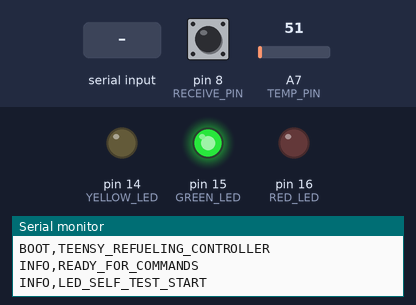
Bench run of a sketch on a simulated Arduino Nano, built with avr-gcc and run on an emulated ATmega328P. On the bench: output pins drawn as LEDs (lit = HIGH), the last lines printed to the serial monitor. Inputs (shaded band) come from the test bench; at power-on: pin 8 (RECEIVE_PIN) HIGH, A7 (TEMP_PIN) = 51.

Above: at 0.5 s.
At 1.3 s:
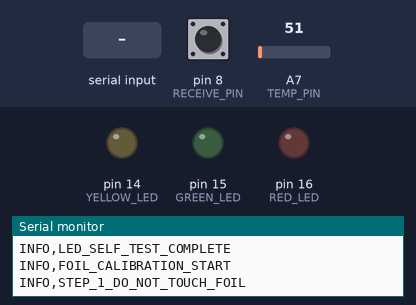
At 12.4 s:
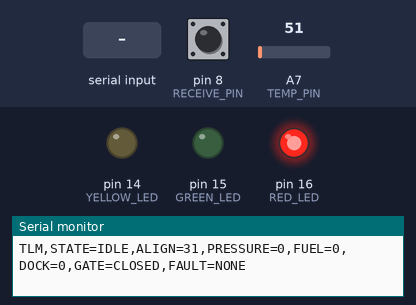
12.5 s: "PING\n" received over Serial
14.0 s: "GET_LOG\n" received over Serial
15.5 s: "RESET\n" received over Serial
Timing chart, 0 to 18.5 s (numbered marks = the images above; inputs shaded):
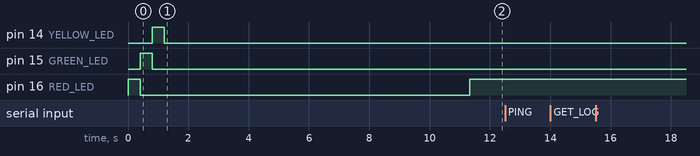

The sketch:

TeensyRefuelingController.ino
```cpp
#include <CapacitiveSensor.h>
#include <string.h>
#include <ctype.h>

// ======================================================
// Hardware Pin Mapping
// ======================================================

// Foil capacitive sensor: simulated docking alignment
#define SEND_PIN 17
#define RECEIVE_PIN 8

// Temperature sensor used as simulated pressure input
#define TEMP_PIN A7

// LEDs
#define RED_LED 16      // ABORT / FAULT
#define GREEN_LED 15    // SAFE / NORMAL
#define YELLOW_LED 14   // WARNING / ACTIVE / CHECKING

// ======================================================
// Controller Constants
// ======================================================

#define MAX_LOGS 12
#define MAX_LINE 128

#define ALIGNMENT_MIN_SAFE 80
#define PRESSURE_MIN_SAFE 25
#define PRESSURE_MAX_SAFE 32

#define REFUEL_UPDATE_INTERVAL_MS 700

// ======================================================
// Capacitive Sensor
// ======================================================

CapacitiveSensor capSensor = CapacitiveSensor(SEND_PIN, RECEIVE_PIN);

long sensorMin = 999999;
long sensorMax = 0;

// ======================================================
// State Machine
// ======================================================

typedef enum {
  STATE_IDLE,
  STATE_APPROACH,
  STATE_ALIGNMENT_CHECK,
  STATE_DOCK_LOCKED,
  STATE_GATE_OPEN,
  STATE_PRESSURE_CHECK,
  STATE_REFUELING,
  STATE_COMPLETE,
  STATE_ABORT,
  STATE_SAFE,
  STATE_FAULT
} SystemState;

typedef struct {
  SystemState state;
  int alignment;
  int pressure;
  int fuel;
  int dockLocked;
  int gateOpen;
  char faultCause[64];

  char eventLog[MAX_LOGS][96];
  int logCount;

  unsigned long lastFuelUpdate;
} RefuelingController;

RefuelingController controller;
char inputBuffer[MAX_LINE];
int inputIndex = 0;

// ======================================================
// Helper Functions
// ======================================================

const char* stateToString(SystemState state) {
  switch (state) {
    case STATE_IDLE: return "IDLE";
    case STATE_APPROACH: return "APPROACH";
    case STATE_ALIGNMENT_CHECK: return "ALIGNMENT_CHECK";
    case STATE_DOCK_LOCKED: return "DOCK_LOCKED";
    case STATE_GATE_OPEN: return "GATE_OPEN";
    case STATE_PRESSURE_CHECK: return "PRESSURE_CHECK";
    case STATE_REFUELING: return "REFUELING";
    case STATE_COMPLETE: return "COMPLETE";
    case STATE_ABORT: return "ABORT";
    case STATE_SAFE: return "SAFE";
    case STATE_FAULT: return "FAULT";
    default: return "UNKNOWN";
  }
}

void toUpperCase(char* text) {
  for (int i = 0; text[i] != '\0'; i++) {
    text[i] = (char)toupper((unsigned char)text[i]);
  }
}

void trimNewline(char* text) {
  size_t len = strlen(text);

  while (len > 0 && (text[len - 1] == '\n' || text[len - 1] == '\r')) {
    text[len - 1] = '\0';
    len--;
  }
}

void addEvent(RefuelingController* controller, const char* eventText) {
  if (controller->logCount < MAX_LOGS) {
    snprintf(controller->eventLog[controller->logCount], 96, "%s", eventText);
    controller->logCount++;
  } else {
    for (int i = 1; i < MAX_LOGS; i++) {
      snprintf(controller->eventLog[i - 1], 96, "%s", controller->eventLog[i]);
    }

    snprintf(controller->eventLog[MAX_LOGS - 1], 96, "%s", eventText);
  }
}

void splitCommand(char* input, char* command, char* argument) {
  command[0] = '\0';
  argument[0] = '\0';

  char* token = strtok(input, " ");

  if (token != NULL) {
    snprintf(command, 64, "%s", token);
  }

  token = strtok(NULL, " ");

  if (token != NULL) {
    snprintf(argument, 64, "%s", token);
  }
}

// ======================================================
// Sensor Reading
// ======================================================

void calibrateSensorMin() {
  long startTime = millis();

  while (millis() - startTime < 3000) {
    long value = capSensor.capacitiveSensor(50);

    if (value > 0 && value < sensorMin) {
      sensorMin = value;
    }

    delay(50);
  }

  Serial.print("INFO,SENSOR_MIN=");
  Serial.println(sensorMin);
}

void calibrateSensorMax() {
  long startTime = millis();

  while (millis() - startTime < 3000) {
    long value = capSensor.capacitiveSensor(50);

    if (value > sensorMax) {
      sensorMax = value;
    }

    delay(50);
  }

  Serial.print("INFO,SENSOR_MAX=");
  Serial.println(sensorMax);
}

void calibrateFoilSensor() {
  Serial.println("INFO,FOIL_CALIBRATION_START");
  Serial.println("INFO,STEP_1_DO_NOT_TOUCH_FOIL");
  delay(2000);
  calibrateSensorMin();

  Serial.println("INFO,STEP_2_TOUCH_AND_HOLD_FOIL");
  delay(2000);
  calibrateSensorMax();

  if (sensorMax <= sensorMin) {
    Serial.println("WARN,FOIL_CALIBRATION_INVALID_USING_FALLBACK");
    sensorMin = 0;
    sensorMax = 1000;
  }

  Serial.println("INFO,FOIL_CALIBRATION_COMPLETE");
  Serial.print("INFO,FINAL_SENSOR_MIN=");
  Serial.println(sensorMin);
  Serial.print("INFO,FINAL_SENSOR_MAX=");
  Serial.println(sensorMax);
}

int readAlignmentSensor() {
  long raw = capSensor.capacitiveSensor(50);
  long limitedRaw = constrain(raw, sensorMin, sensorMax);

  // Far / not touching = lower alignment
  // Close / touching = higher alignment
  int alignment = map(limitedRaw, sensorMin, sensorMax, 30, 100);
  alignment = constrain(alignment, 0, 100);

  return alignment;
}

int readPressureSensor() {
  float code = analogRead(TEMP_PIN);

  // Original temperature conversion formula.
  // In this prototype, the value is used as simulated pressure.
  float celsius = 25 + (code - 512) / 11.3;

  int pressure = (int)celsius;
  pressure = constrain(pressure, 0, 100);

  return pressure;
}

void updateSensorInputs(RefuelingController* controller) {
  controller->alignment = readAlignmentSensor();
  controller->pressure = readPressureSensor();
}

// ======================================================
// LEDs
// ======================================================

void turnOffAllLEDs() {
  digitalWrite(RED_LED, LOW);
  digitalWrite(GREEN_LED, LOW);
  digitalWrite(YELLOW_LED, LOW);
}

void updateLEDs(const RefuelingController* controller) {
  turnOffAllLEDs();

  if (controller->state == STATE_ABORT || controller->state == STATE_FAULT) {
    digitalWrite(RED_LED, HIGH);
    return;
  }

  if (controller->alignment < ALIGNMENT_MIN_SAFE ||
      controller->pressure < PRESSURE_MIN_SAFE ||
      controller->pressure > PRESSURE_MAX_SAFE) {
    digitalWrite(RED_LED, HIGH);
    return;
  }

  if (controller->state == STATE_REFUELING ||
      controller->state == STATE_APPROACH ||
      controller->state == STATE_ALIGNMENT_CHECK ||
      controller->state == STATE_DOCK_LOCKED ||
      controller->state == STATE_GATE_OPEN ||
      controller->state == STATE_PRESSURE_CHECK) {
    digitalWrite(YELLOW_LED, HIGH);
    return;
  }

  digitalWrite(GREEN_LED, HIGH);
}

void testLEDs() {
  Serial.println("INFO,LED_SELF_TEST_START");

  digitalWrite(RED_LED, HIGH);
  delay(400);
  digitalWrite(RED_LED, LOW);

  digitalWrite(GREEN_LED, HIGH);
  delay(400);
  digitalWrite(GREEN_LED, LOW);

  digitalWrite(YELLOW_LED, HIGH);
  delay(400);
  digitalWrite(YELLOW_LED, LOW);

  Serial.println("INFO,LED_SELF_TEST_COMPLETE");
}

// ======================================================
// Controller State Functions
// ======================================================

void initializeController(RefuelingController* controller) {
  controller->state = STATE_IDLE;
  controller->alignment = 85;
  controller->pressure = 40;
  controller->fuel = 0;
  controller->dockLocked = 0;
  controller->gateOpen = 0;
  controller->logCount = 0;
  snprintf(controller->faultCause, sizeof(controller->faultCause), "NONE");
  controller->lastFuelUpdate = millis();

  addEvent(controller, "SYSTEM_BOOT");
}

void resetToSafe(RefuelingController* controller) {
  controller->state = STATE_SAFE;
  controller->fuel = 0;
  controller->dockLocked = 0;
  controller->gateOpen = 0;
  snprintf(controller->faultCause, sizeof(controller->faultCause), "NONE");
  controller->lastFuelUpdate = millis();

  addEvent(controller, "RESET_TO_SAFE");
}

void sendTelemetry(const RefuelingController* controller) {
  Serial.print("TLM,STATE=");
  Serial.print(stateToString(controller->state));

  Serial.print(",ALIGN=");
  Serial.print(controller->alignment);

  Serial.print(",PRESSURE=");
  Serial.print(controller->pressure);

  Serial.print(",FUEL=");
  Serial.print(controller->fuel);

  Serial.print(",DOCK=");
  Serial.print(controller->dockLocked);

  Serial.print(",GATE=");
  Serial.print(controller->gateOpen ? "OPEN" : "CLOSED");

  Serial.print(",FAULT=");
  Serial.println(controller->faultCause);
}

void printLog(const RefuelingController* controller) {
  Serial.println("LOG,BEGIN");

  for (int i = 0; i < controller->logCount; i++) {
    Serial.print("LOG,");
    Serial.print(i + 1);
    Serial.print(",");
    Serial.println(controller->eventLog[i]);
  }

  Serial.println("LOG,END");
}

void enterAbort(RefuelingController* controller, const char* cause) {
  controller->state = STATE_ABORT;
  controller->gateOpen = 0;
  snprintf(controller->faultCause, sizeof(controller->faultCause), "%s", cause);

  char logMessage[96];
  snprintf(logMessage, sizeof(logMessage), "ABORT_%s", cause);
  addEvent(controller, logMessage);

  Serial.print("ACK,ABORT_ENTERING_SAFE_MODE,CAUSE=");
  Serial.println(cause);
}

void enterFault(RefuelingController* controller, const char* cause) {
  controller->state = STATE_FAULT;
  controller->gateOpen = 0;
  snprintf(controller->faultCause, sizeof(controller->faultCause), "%s", cause);

  char logMessage[96];
  snprintf(logMessage, sizeof(logMessage), "FAULT_%s", cause);
  addEvent(controller, logMessage);

  Serial.print("FAULT,");
  Serial.println(cause);
}

void updateRefueling(RefuelingController* controller) {
  if (controller->state != STATE_REFUELING) {
    return;
  }

  unsigned long now = millis();

  if (now - controller->lastFuelUpdate >= REFUEL_UPDATE_INTERVAL_MS) {
    controller->lastFuelUpdate = now;

    if (controller->fuel < 100) {
      controller->fuel += 5;
    }

    if (controller->fuel >= 100) {
      controller->fuel = 100;
      controller->gateOpen = 0;
      controller->state = STATE_COMPLETE;
      addEvent(controller, "REFUELING_COMPLETE");
      Serial.println("ACK,REFUELING_COMPLETE");
    }
  }
}

// ======================================================
// Command Handling
// ======================================================

void handleCommand(RefuelingController* controller, char* input) {
  trimNewline(input);
  toUpperCase(input);

  char command[64];
  char argument[64];

  splitCommand(input, command, argument);

  if (strlen(command) == 0) {
    Serial.println("ERR,EMPTY_COMMAND");
    return;
  }

  if (strcmp(command, "PING") == 0) {
    Serial.println("ACK,PING");
    return;
  }

  if (strcmp(command, "GET_STATUS") == 0) {
    sendTelemetry(controller);
    return;
  }

  if (strcmp(command, "GET_LOG") == 0) {
    printLog(controller);
    return;
  }

  if (strcmp(command, "RESET") == 0) {
    resetToSafe(controller);
    Serial.println("ACK,RESET_TO_SAFE");
    return;
  }

  if (strcmp(command, "ABORT") == 0) {
    if (strlen(argument) > 0) {
      enterAbort(controller, argument);
    } else {
      enterAbort(controller, "SUPERVISOR_COMMAND");
    }
    return;
  }

  if (strcmp(command, "INJECT_FAULT") == 0) {
    enterFault(controller, "MANUAL_INJECTION");
    return;
  }

  if ((controller->state == STATE_ABORT || controller->state == STATE_FAULT) &&
      strcmp(command, "RESET") != 0 &&
      strcmp(command, "GET_STATUS") != 0 &&
      strcmp(command, "GET_LOG") != 0 &&
      strcmp(command, "PING") != 0) {
    Serial.println("ERR,SYSTEM_IN_FAULT_OR_ABORT_STATE");
    return;
  }

  if (strcmp(command, "START_APPROACH") == 0) {
    if (controller->state != STATE_IDLE && controller->state != STATE_SAFE) {
      Serial.println("ERR,INVALID_STATE_TRANSITION");
      return;
    }

    controller->state = STATE_APPROACH;
    addEvent(controller, "START_APPROACH");
    Serial.println("ACK,APPROACH_STARTED");
    return;
  }

  if (strcmp(command, "CHECK_ALIGNMENT") == 0) {
    if (controller->state != STATE_APPROACH) {
      Serial.println("ERR,ALIGNMENT_CHECK_REQUIRES_APPROACH");
      return;
    }

    controller->state = STATE_ALIGNMENT_CHECK;

    if (controller->alignment < ALIGNMENT_MIN_SAFE) {
      enterFault(controller, "ALIGNMENT_OUT_OF_RANGE");
      return;
    }

    addEvent(controller, "ALIGNMENT_OK");
    Serial.println("ACK,ALIGNMENT_OK");
    return;
  }

  if (strcmp(command, "LOCK_DOCK") == 0) {
    if (controller->state != STATE_ALIGNMENT_CHECK) {
      Serial.println("ERR,DOCK_LOCK_REQUIRES_ALIGNMENT_CHECK");
      return;
    }

    if (controller->alignment < ALIGNMENT_MIN_SAFE) {
      enterFault(controller, "ALIGNMENT_OUT_OF_RANGE");
      return;
    }

    controller->dockLocked = 1;
    controller->state = STATE_DOCK_LOCKED;
    addEvent(controller, "DOCK_LOCKED");
    Serial.println("ACK,DOCK_LOCKED");
    return;
  }

  if (strcmp(command, "OPEN_GATE") == 0) {
    if (controller->state != STATE_DOCK_LOCKED) {
      Serial.println("ERR,GATE_BLOCKED_DOCK_NOT_LOCKED");
      return;
    }

    controller->gateOpen = 1;
    controller->state = STATE_GATE_OPEN;
    addEvent(controller, "GATE_OPEN");
    Serial.println("ACK,GATE_OPEN");
    return;
  }

  if (strcmp(command, "CHECK_PRESSURE") == 0) {
    if (controller->state != STATE_GATE_OPEN) {
      Serial.println("ERR,PRESSURE_CHECK_REQUIRES_GATE_OPEN");
      return;
    }

    if (controller->pressure < PRESSURE_MIN_SAFE ||
        controller->pressure > PRESSURE_MAX_SAFE) {
      enterFault(controller, "PRESSURE_OUT_OF_RANGE");
      return;
    }

    controller->state = STATE_PRESSURE_CHECK;
    addEvent(controller, "PRESSURE_OK");
    Serial.println("ACK,PRESSURE_OK");
    return;
  }

  if (strcmp(command, "START_REFUEL") == 0) {
    if (controller->state != STATE_PRESSURE_CHECK) {
      Serial.println("ERR,REFUEL_BLOCKED_PRESSURE_CHECK_REQUIRED");
      return;
    }

    if (!controller->dockLocked) {
      Serial.println("ERR,REFUEL_BLOCKED_DOCK_NOT_LOCKED");
      return;
    }

    if (!controller->gateOpen) {
      Serial.println("ERR,REFUEL_BLOCKED_GATE_NOT_OPEN");
      return;
    }

    if (controller->alignment < ALIGNMENT_MIN_SAFE) {
      enterFault(controller, "ALIGNMENT_OUT_OF_RANGE");
      return;
    }

    if (controller->pressure < PRESSURE_MIN_SAFE ||
        controller->pressure > PRESSURE_MAX_SAFE) {
      enterFault(controller, "PRESSURE_OUT_OF_RANGE");
      return;
    }

    controller->state = STATE_REFUELING;
    controller->fuel = 0;
    controller->lastFuelUpdate = millis();
    addEvent(controller, "REFUELING_STARTED");
    Serial.println("ACK,REFUELING_STARTED");
    return;
  }

  if (strcmp(command, "STOP_REFUEL") == 0) {
    if (controller->state != STATE_REFUELING) {
      Serial.println("ERR,NOT_REFUELING");
      return;
    }

    controller->state = STATE_SAFE;
    controller->gateOpen = 0;
    addEvent(controller, "REFUELING_STOPPED_BY_COMMAND");
    Serial.println("ACK,REFUELING_STOPPED_ENTERING_SAFE");
    return;
  }

  Serial.println("ERR,INVALID_COMMAND");
}

// ======================================================
// Serial Input
// ======================================================

void processSerialInput() {
  while (Serial.available() > 0) {
    char c = (char)Serial.read();

    if (c == '\n' || c == '\r') {
      if (inputIndex > 0) {
        inputBuffer[inputIndex] = '\0';

        updateSensorInputs(&controller);
        updateRefueling(&controller);

        handleCommand(&controller, inputBuffer);

        updateSensorInputs(&controller);
        updateRefueling(&controller);

        sendTelemetry(&controller);

        inputIndex = 0;
      }
    } else {
      if (inputIndex < MAX_LINE - 1) {
        inputBuffer[inputIndex++] = c;
      }
    }
  }
}

// ======================================================
// Arduino Setup and Loop
// ======================================================

void setup() {
  Serial.begin(115200);

  pinMode(RED_LED, OUTPUT);
  pinMode(GREEN_LED, OUTPUT);
  pinMode(YELLOW_LED, OUTPUT);

  turnOffAllLEDs();

  while (!Serial && millis() < 3000) {
    // wait for Serial Monitor or Python serial connection
  }

  Serial.println("BOOT,TEENSY_REFUELING_CONTROLLER");
  Serial.println("INFO,READY_FOR_COMMANDS");

  testLEDs();
  calibrateFoilSensor();

  initializeController(&controller);
  updateSensorInputs(&controller);
  updateLEDs(&controller);
  sendTelemetry(&controller);
}

//void loop() {
//  updateSensorInputs(&controller);
//  updateRefueling(&controller);
//  updateLEDs(&controller);
//
//  processSerialInput();
//
//  // Optional periodic telemetry during refueling
//  static unsigned long lastPeriodicTelemetry = 0;
//
//  if (millis() - lastPeriodicTelemetry >= 1000) {
//    lastPeriodicTelemetry = millis();
//
//    if (controller.state == STATE_REFUELING) {
//      sendTelemetry(&controller);
//    }
//  }
//}

void loop() {
  updateSensorInputs(&controller);
  updateRefueling(&controller);
  updateLEDs(&controller);

  processSerialInput();

  // Periodic telemetry every 10 seconds in all states
  static unsigned long lastPeriodicTelemetry = 0;

  if (millis() - lastPeriodicTelemetry >= 10000) {
    lastPeriodicTelemetry = millis();
    sendTelemetry(&controller);
  }
}
```
